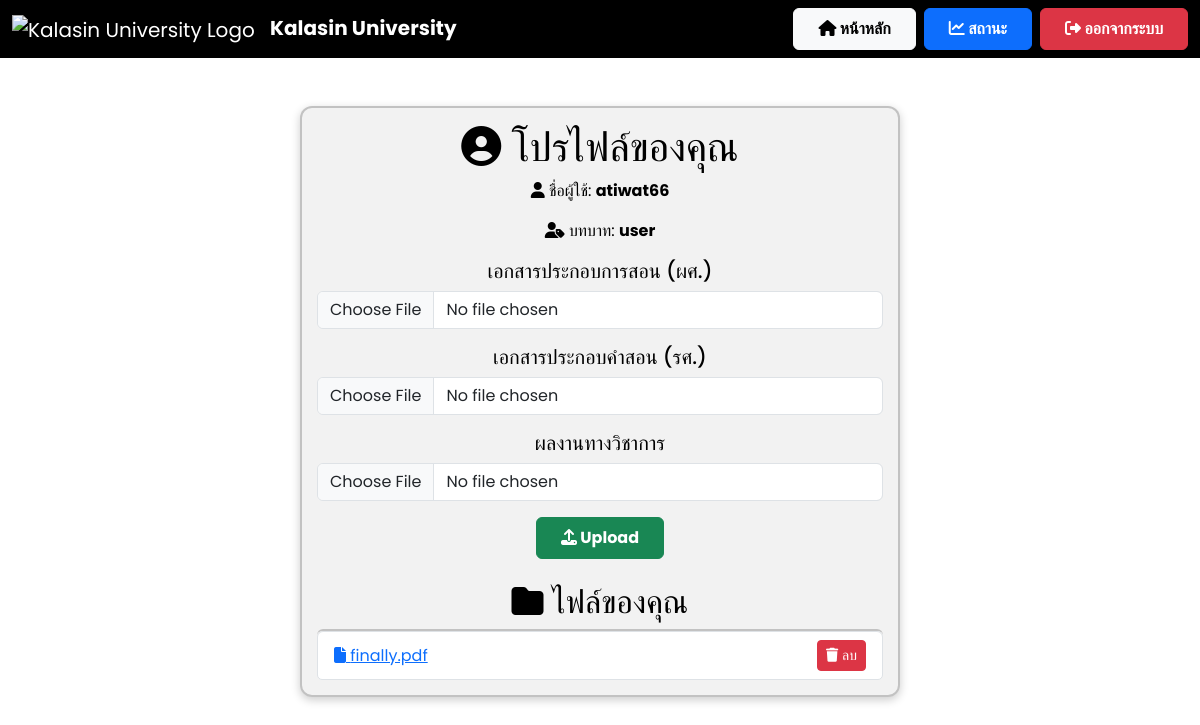
The page /profile (signed in) on the database its author committed.
### app.py (models this page shows)
class User(db.Model):
    id = db.Column(db.Integer, primary_key=True)
    username = db.Column(db.String(100), unique=True, nullable=False)
    password = db.Column(db.String(200), nullable=False)
    role = db.Column(db.String(10), nullable=False, default='user')
    faculty = db.Column(db.String(100), nullable=True)  # ✅ เพิ่มฟิลด์คณะ
    files = db.relationship('File', backref='user', lazy=True)

class File(db.Model):
    id = db.Column(db.Integer, primary_key=True)
    filename = db.Column(db.String(200), nullable=False)
    file_path = db.Column(db.String(500), nullable=False)
    user_id = db.Column(db.Integer, db.ForeignKey('user.id'), nullable=False)
    status = db.Column(db.String(50), default="รออนุมัติ")  # ✅ เพิ่มสถานะไฟล์

### app.py (the view)
@app.route('/profile')
def profile():
    if 'user_id' not in session:
        return redirect(url_for('login'))
    user = User.query.get(session['user_id'])
    files = File.query.filter_by(user_id=user.id).all()
    return render_template('profile.html', username=user.username, role=user.role, files=files)

### templates/profile.html (shortened to what this page needs)
<!DOCTYPE html>
<html lang="th">
<head>
    <link href="https://cdn.jsdelivr.net/npm/bootstrap@5.3.3/dist/css/bootstrap.min.css" rel="stylesheet">
    <link rel="stylesheet" href="https://cdnjs.cloudflare.com/ajax/libs/font-awesome/6.4.2/css/all.min.css">
</head>
<body>
    <nav class="navbar navbar-expand-lg navbar-dark">
        <div class="container-fluid">
            <a class="navbar-brand" href="{{ url_for('user_dashboard') }}">
                <img src="https://upload.wikimedia.org/wikipedia/th/thumb/4/4e/Kalasin_University_Seal.svg/1200px-Kalasin_University_Seal.svg.png"
                    alt="Kalasin University Logo" style="height: 50px; margin-right: 10px;">
                <strong>Kalasin University</strong>
            </a>
            <div class="ms-auto d-flex">
                <a href="{{ url_for('user_dashboard') }}" class="btn btn-light fw-bold px-4 py-2 me-2">
                    <i class="fas fa-home"></i> หน้าหลัก
                </a>
                <a href="{{ url_for('status') }}" class="btn btn-primary fw-bold px-4 py-2 me-2">
                    <i class="fas fa-chart-line"></i> สถานะ
                </a>
                <a href="{{ url_for('logout') }}" class="btn btn-danger fw-bold px-4 py-2">
                    <i class="fas fa-sign-out-alt"></i> ออกจากระบบ
                </a>
            </div>
    </nav>
    <div class="container mt-5">
        <div class="card text-center">
            <h1><i class="fas fa-user-circle"></i> โปรไฟล์ของคุณ</h1>
            <p><i class="fas fa-user"></i> ชื่อผู้ใช้: <strong>{{ username }}</strong></p>
            <p><i class="fas fa-user-tag"></i> บทบาท: <strong>{{ role }}</strong></p>
            <form action="{{ url_for('upload_profile') }}" method="POST" enctype="multipart/form-data">
                <div class="mb-3">
                    <h5>เอกสารประกอบการสอน (ผศ.)</h5>
                    <input type="file" name="file1" accept=".pdf, .doc, .docx" class="form-control">
                </div>
                <div class="mb-3">
                    <h5>เอกสารประกอบคำสอน (รศ.)</h5>
                    <input type="file" name="file2" accept=".pdf, .doc, .docx" class="form-control">
                </div>
                <div class="mb-3">
                    <h5>ผลงานทางวิชาการ</h5>
                    <input type="file" name="file3" accept=".pdf, .doc, .docx" class="form-control">
                </div>
                <button type="submit" class="btn btn-success fw-bold px-4 py-2">
                    <i class="fas fa-upload"></i> Upload
                </button>
            </form>
            <h2 class="mt-4"><i class="fas fa-folder"></i> ไฟล์ของคุณ</h2>
            <ul class="list-group">
                {% for file in files %}
                <li class="list-group-item d-flex justify-content-between align-items-center">
                    <a href="{{ url_for('view_file', filename=file.filename) }}" target="_blank">
                        <i class="fas fa-file"></i> {{ file.filename }}
                    </a>
                    <a href="{{ url_for('delete_file', file_id=file.id) }}" class="btn btn-danger btn-sm">
                        <i class="fas fa-trash"></i> ลบ
                    </a>
                </li>
                {% endfor %}
            </ul>
        </div>
    </div>
</body>
</html>

### templates/profile.html (style rules this page uses)
body { font-family: 'Poppins', sans-serif; background: white; color: black; transition: all 0.3s ease-in-out; }
.navbar { background: #000000; backdrop-filter: blur(10px); }
.card { background: rgba(0, 0, 0, 0.05); color: black; border-radius: 12px; padding: 15px; border: 2px solid rgba(0, 0, 0, 0.2); box-shadow: 0 3px 10px rgba(0, 0, 0, 0.2); max-width: 600px; margin: auto; }

### rows shown on the page
User: username "atiwat66", role "user"
File: filename "finally.pdf"
